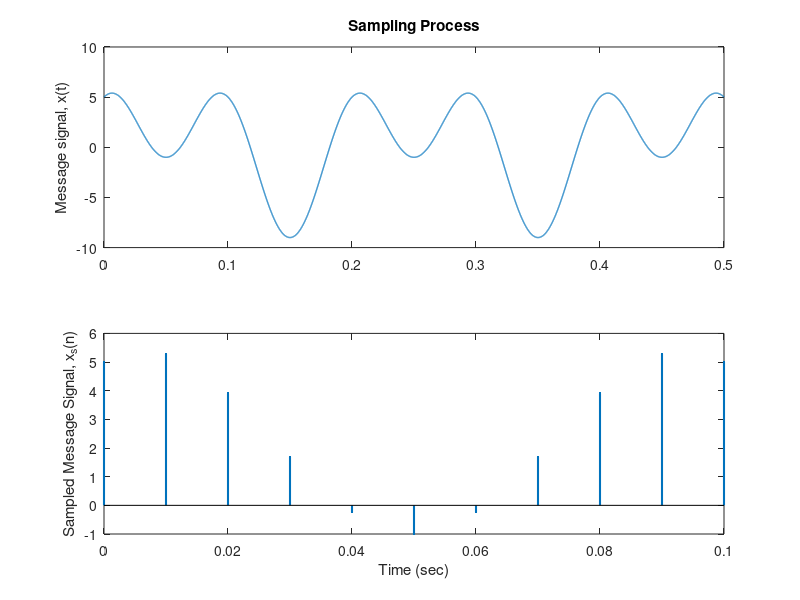
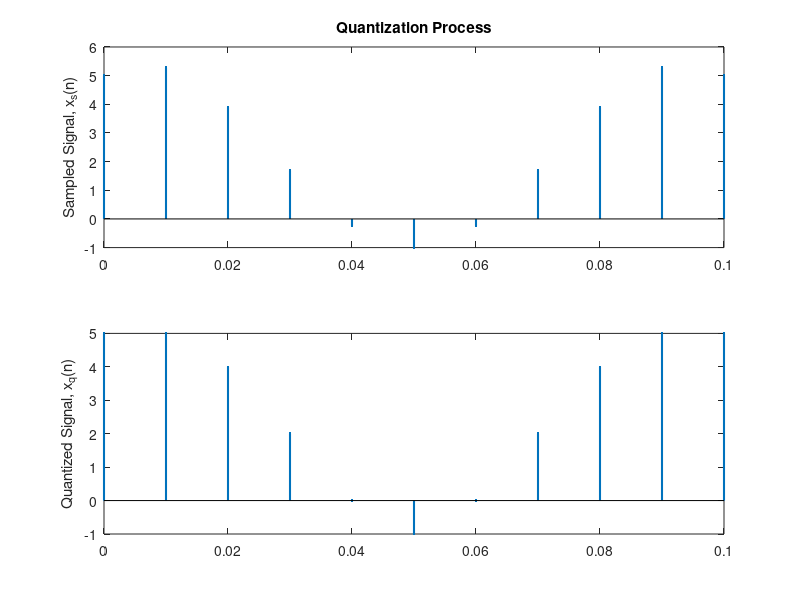
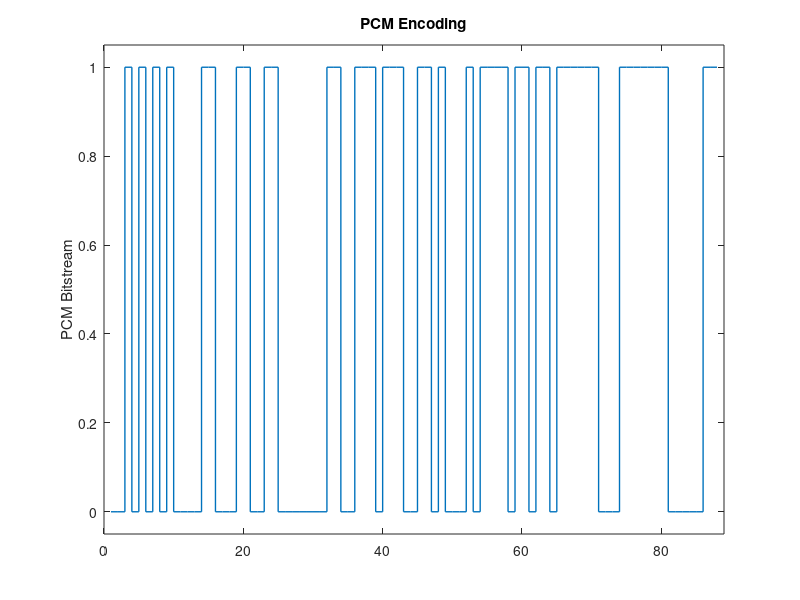
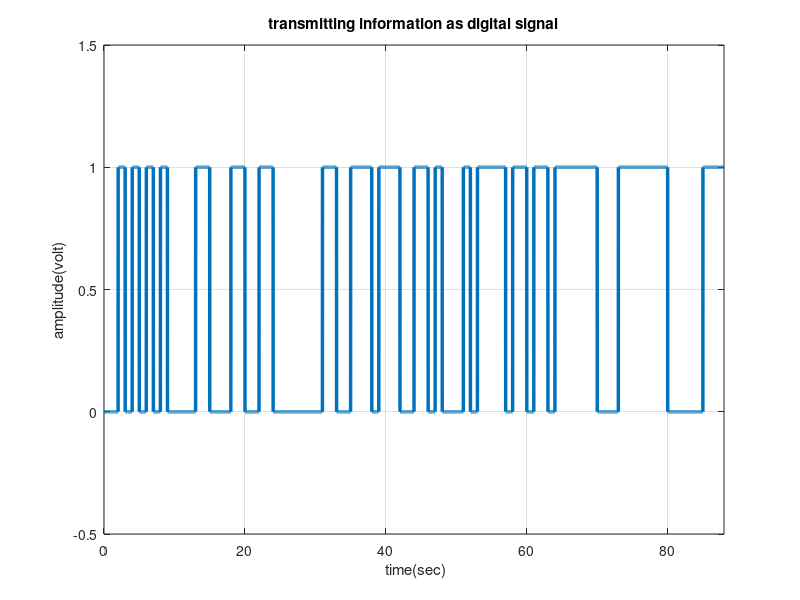

Source code (MATLAB) for these figures, in order:
clc; close all; clear all;
% ------------------------------------------------------------
%% Sampling
% Define Message Signal
x = @(t) 5*cos(20*pi*t) + 4*sin(10*pi*t);
Fs = 100; %Sampling Frequency
t = 0:0.0001:0.5; % Time Grid
ts = 0:1/Fs:0.1; % Sampling Time Grid
xs = x(ts); % Sampled Signal
figure(1)
subplot(2,1,1), plot(t, x(t), 'linewidth', 1);
title('Sampling Process');
ylabel('Message signal, x(t)');
subplot(2,1,2), stem(ts, xs, '.', 'linewidth', 1.5);
ylabel('Sampled Message Signal, x_s(n)');
xlabel('Time (sec)')
saveas(gcf, 'project_5fig1.png')
% ------------------------------------------------------------
compressed = compand(xs,255,max(xs),'mu/compressor')
% ------------------------------------------------------------
%% Quantization (Rounding)
L = 256; b = log2(L); %Quantization Levels and bits
delta = (max(xs)-min(xs))/(L-1); % Quantization Step
xq = round((xs/delta)*delta); % Quantized Signal
SQNR = 10*log10(mean(xs.^2)/mean((xs-xq).^2));
disp(['SQNR = ', num2str(SQNR), ' dB']);
figure(2)
subplot(2,1,1), stem(ts, xs, '.', 'linewidth', 1.5);
title('Quantization Process');
ylabel('Sampled Signal, x_s(n)');
subplot(2,1,2), stem(ts, xq, '.', 'linewidth', 1.5);
ylabel('Quantized Signal, x_q(n)');
saveas(gcf, 'project_5fig2.png')
%% PCM Encoding
xb = de2bi(round((xq/delta)+ 41)); %Assigning bits for each Q-level
xbs = reshape(xb, [1, length(xq)*b]); %PCM Bitstream
figure(3)
stairs(xbs, 'linewidth', 1);
title('PCM Encoding');
ylabel('PCM Bitstream');
xlim([0, length(xbs)+1]);
ylim([-0.05, 1.05]);
saveas(gcf, 'project_5fig3.png')
expanded = compand(xs,255,max(xs),'mu/expander')
%%
x = xbs;
bp= 1;                                                    % bit period
disp(' Binary information at Transmitter :');
disp(x);

bit=[]; 
for n=1:1:length(x)
    if x(n)==1;
       se=ones(1,100);
    else x(n)==0;
        se=zeros(1,100);
    end
     bit=[bit se];
end
t1=bp/100:bp/100:100*length(x)*(bp/100);
figure(4)
plot(t1,bit,'lineWidth',2.5);grid on;
axis([ 0 bp*length(x) -.5 1.5]);
ylabel('amplitude(volt)');
xlabel(' time(sec)');
title('transmitting information as digital signal');
saveas(gcf, 'project_5fig4.png')

A=5;                                          % Amplitude of carrier signal
br=1/bp;                                                         % bit rate
f1=br*8;                           % carrier frequency for information as 1
f2=br*2;                           % carrier frequency for information as 0
t2=bp/88:bp/88:bp;                 
ss=length(t2);
fsk=[];
for (i=1:1:length(xbs))
    if (xbs(i)==1)
        y=A*cos(2*pi*f1*t2);
    else
        y=A*cos(2*pi*f2*t2);
    end
    fsk=[fsk y];
end
t3=bp/88:bp/88:bp*length(x);
figure(5)
plot(t3,fsk);
xlabel('time(sec)');
ylabel('amplitude(volt)');
title('waveform for binary FSK modulation coresponding binary information');
saveas(gcf, 'project_5fig5.png')

%Noise generator SNR=Eb/No=20log(Signalrms/Noiserms)
dB = 20;
vn = sqrt(10^(dB/10)); % set noise amplitude = sqrt(Pn) = sqrt(10^(dB/10))
noise = vn*(randn(size(t3))); % noise generator
figure(6)
plot(noise, 'linewidth', 1.25);
grid on;
title('Noise Level');
saveas(gcf, 'project_5fig6.png')

% Noisy Signal
fskn=(fsk+noise); %modulated carrier plus noise
figure(7)
plot(t3,fskn, 'linewidth', 1.25);
title('Modulated Carrier Waveform Plus Noise');
grid on;
saveas(gcf, 'project_5fig7.png')
%%
mn=[];
for n=ss:ss:length(fsk)
  t=bp/88:bp/88:bp;
  y1=cos(2*pi*f1*t);                    % carrier siignal for information 1
  y2=cos(2*pi*f2*t);                    % carrier siignal for information 0
  mm=y1.*fsk((n-(ss-1)):n);
  mmm=y2.*fsk((n-(ss-1)):n);
  t4=bp/88:bp/88:bp;
  z1=trapz(t4,mm)                                             % intregation 
  z2=trapz(t4,mmm)                                            % intregation 
  zz1=round(2*z1/bp)
  zz2= round(2*z2/bp)
  if(zz1>A/2)      % logic lavel= (0+A)/2 or (A+0)/2 or 2.5 ( in this case)
    a=1;
  else(zz2>A/2)
    a=0;
  end
  mn=[mn a];
end
disp(' Binary information at Reciver :');
disp(mn);
%XXXXX Representation of binary information as digital signal which achived 
%after demodulation XXXXXXXXXXXXXXXXXXXXXXXXXXXXXXXXXXXXXXXXXXXXXXXXXXXXXXX
bit=[];
for n=1:length(mn);
    if mn(n)==1;
       se=ones(1,100);
    else mn(n)==0;
        se=zeros(1,100);
    end
     bit=[bit se];
end
t4=bp/100:bp/100:100*length(mn)*(bp/100);
figure(8)
plot(t4,bit,'LineWidth',2.5);grid on
axis([ 0 bp*length(mn) -.5 1.5])
ylabel('amplitude(volt)')
xlabel(' time(sec)')
title('recived information as digital signal after binary FSK demodulation')
saveas(gcf, 'project_5fig8.png')
%%
figure(9)
subplot(2,1,1)
stairs(xbs, 'linewidth', 1);
title('PCM Encoding');
ylabel('PCM Bitstream');
xlim([0, length(xbs)+1]);
ylim([-0.05, 1.05]);

subplot(2,1,2)
plot(t4,bit,'LineWidth',2.5);grid on
axis([ 0 bp*length(mn) -.5 1.5])
ylabel('amplitude(volt)')
xlabel(' time(sec)')
title('recived information as digital signal after binary FSK demodulation')
saveas(gcf, 'project_5fig9.png')
%%
xbr = reshape(xbs,[length(xbs)/b,b]);
xqr = (bi2de(xbr) - 41);
xr = round(xqr/41);

figure(10)
stem(ts,xr)
title('Recovered quantized signal');
xlabel('Time(s)')
ylabel('Amplitude')
saveas(gcf, 'Project_6fig10.png')